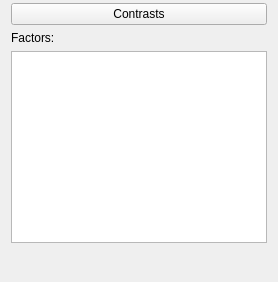
    <widget class="QWidget" name="widget_14" native="true">
     <layout class="QVBoxLayout" name="verticalLayout_5">
      <property name="topMargin">
       <number>3</number>
      </property>
      <property name="bottomMargin">
       <number>3</number>
      </property>
      <item>
       <widget class="ExpanderButton" name="expanderContrasts">
        <property name="text">
         <string>Contrasts</string>
        </property>
       </widget>
      </item>
      <item>
       <widget class="QWidget" name="containerFactors" native="true">
        <layout class="QVBoxLayout" name="verticalLayout_4">
         <property name="leftMargin">
          <number>0</number>
         </property>
         <property name="topMargin">
          <number>0</number>
         </property>
         <property name="rightMargin">
          <number>0</number>
         </property>
         <property name="bottomMargin">
          <number>36</number>
         </property>
         <item>
          <widget class="QLabel" name="label_15">
           <property name="text">
            <string>Factors:</string>
           </property>
          </widget>
         </item>
         <item>
          <widget class="BoundTableView" name="contrasts">
           <property name="minimumSize">
            <size>
             <width>0</width>
             <height>160</height>
            </size>
           </property>
           <property name="showGrid">
            <bool>false</bool>
           </property>
          </widget>
         </item>
        </layout>
       </widget>
      </item>
     </layout>
    </widget>
